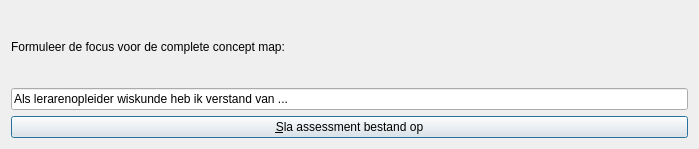
<?xml version="1.0" encoding="UTF-8"?>
<ui version="4.0">
 <class>QtCreateAssessmentCompleteDialog</class>
 <widget class="QDialog" name="QtCreateAssessmentCompleteDialog">
  <property name="geometry">
   <rect>
    <x>0</x>
    <y>0</y>
    <width>699</width>
    <height>149</height>
   </rect>
  </property>
  <property name="windowTitle">
   <string>Formuleer de focusvraag</string>
  </property>
  <property name="windowIcon">
   <iconset resource="Brainweaver.qrc">
    <normaloff>:/images/PicArrow14x14.png</normaloff>:/images/PicArrow14x14.png</iconset>
  </property>
  <layout class="QVBoxLayout" name="verticalLayout">
   <item>
    <widget class="QLabel" name="label">
     <property name="text">
      <string>Formuleer de focus voor de complete concept map:</string>
     </property>
     <property name="wordWrap">
      <bool>true</bool>
     </property>
    </widget>
   </item>
   <item>
    <widget class="QLineEdit" name="edit">
     <property name="text">
      <string>Als lerarenopleider wiskunde heb ik verstand van ...</string>
     </property>
    </widget>
   </item>
   <item>
    <widget class="QPushButton" name="button_save">
     <property name="text">
      <string>&amp;Sla assessment bestand op</string>
     </property>
    </widget>
   </item>
  </layout>
 </widget>
 <layoutdefault spacing="6" margin="11"/>
 <resources>
  <include location="Brainweaver.qrc"/>
 </resources>
 <connections/>
</ui>
